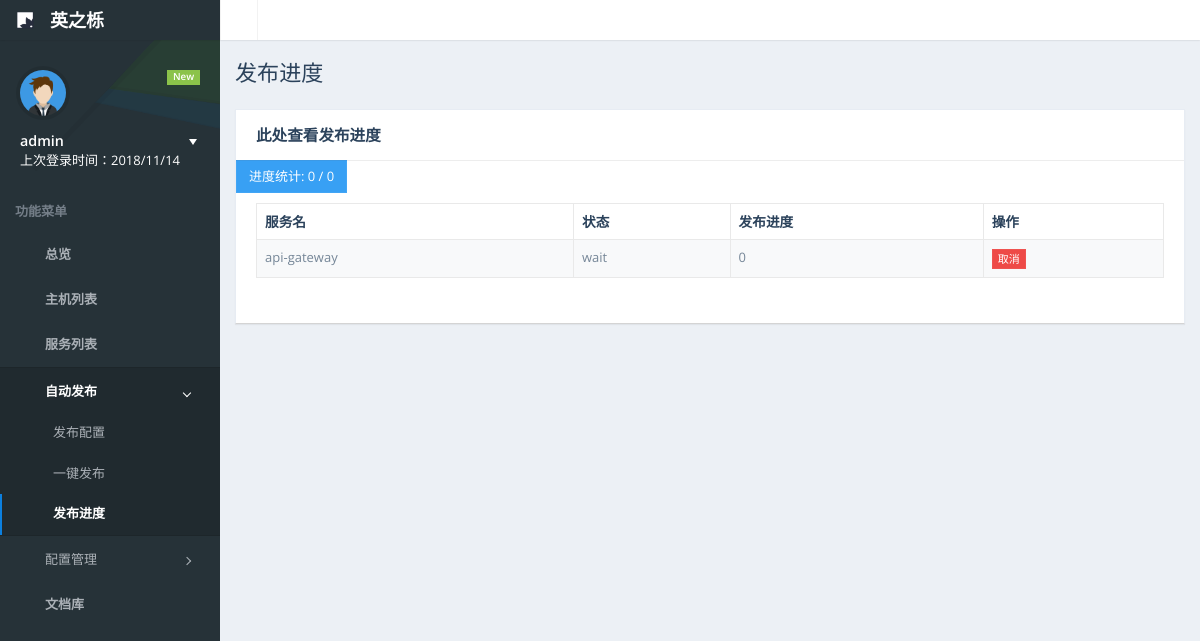
The page /deployprogress/ (signed in) on the database as committed earlier.
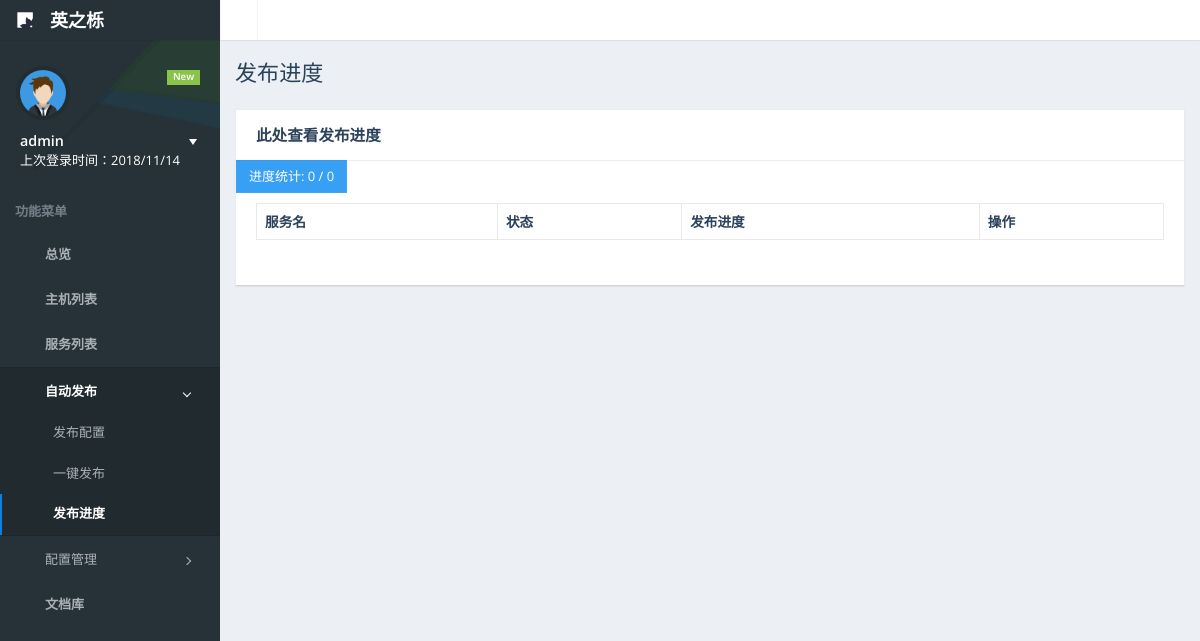
The same page on the database as committed later.
### hostmanager/models.py (models this page shows)
class ServiceDeployList(models.Model):                    # 发布中的服务列表
    status = models.CharField(max_length=64, default='wait')           # 发布状态
    progress = models.IntegerField(default=0)             # 发布进度
    service = models.ForeignKey(ServiceDeployStatus)

### hostmanager/views.py (the view)
# urls.py: url(r'^deployprogress/', views.DP.as_view()),
class DP(views.View):
    @method_decorator(auth_check)
    def get(self, request, *args, **kwargs):
        msg = {}
        user = request.session.get('user', '游客')
        msg.update({'user': user})
        thead_list, quertset, editformobj, addformobj = configanalysis.configanalysis(deployprogress.config)
        return render(request, 'deployprogress.html', {'msg': msg, 'thead_list': thead_list, 'oadd': addformobj, 'oedit': editformobj, 'hg':quertset})

### hostmanager/utils/configanalysis.py (called while the page is built)
def operationbuttonhtml(config, id):
    htmlstring = ''
    for i in config['operation']:
        button_type = i['button_type']
        if button_type == 'delete':
            cssclass = 'btn-danger'
        elif button_type == 'info':
            cssclass = 'btn-danger'
        elif button_type == 'edit':
            cssclass = 'btn-info'
        else: cssclass = 'btn-warning'
        htmlstring += '<a class="btn btn-xs {}" href="#" button_type="{}" uri="{}" rowid="{}">{}</a>'.format(cssclass, button_type, i['uri_prefix'], id, i['name'])
    return htmlstring

### hostmanager/views.py (called while the page is built)
def auth_check(func):
    def inner(request, *args, **kwargs):
        is_auth = request.session.get('is_auth', False)
        if not is_auth:
            request.session['redirect_target'] = request.path
            return redirect("/login")
        else:
            return func(request, *args, **kwargs)
    return inner

### templates/deployprogress.html (shortened to what this page needs)
{% extends "base.html" %}
{% block css_js %}
    <link href="/static/plugins/datatables/media/css/dataTables.bootstrap.css" rel="stylesheet">
	<link href="/static/plugins/datatables/extensions/Responsive/css/dataTables.responsive.css" rel="stylesheet">
    <link href="/static/plugins/chosen/chosen.min.css" rel="stylesheet">
{% endblock %}
{% block active-link-li-4 %}
    class="active-sub active"
{% endblock %}
{% block active-link-li-4-3 %}
    class="active-link"
{% endblock %}
{% block content-container %}
    <div id="page-title">
        <h1 class="page-header text-overflow">发布进度</h1>
    </div>
    <div id="page-content">
        <div class="panel">
            <div class="panel-heading">
                <h3 class="panel-title">此处查看发布进度</h3>
            </div>
            <div id="demo-custom-toolbar2" class="table-toolbar-left">
                <button id="demo-dt-addrow-btn" class="btn btn-primary"> 进度统计: 0 / 0 </button>
            </div>
            <div class="panel-body">
                <table id="demo-dt-addrow" class="table table-striped table-bordered" cellspacing="0" width="100%">
                    <thead>
                        <tr>
                            {% for i in thead_list %}
                                <th>{{ i }}</th>
                            {% endfor %}
                        </tr>
                    </thead>
                    <tbody>
                        {% autoescape off %}
                            {% for row in hg %}
                                <tr>
                                    {% for field in row %}
                                        <td>{{ field }}</td>
                                    {% endfor %}
                                </tr>
                            {% endfor %}
                        {% endautoescape %}
                    </tbody>
                </table>
            </div>
        </div>
    </div>
{% endblock %}

Rows that differ between the two databases and show on the page:
removed ServiceDeployList: row "wait"
Other text that changed with them:
list line gone: "api-gateway 0 取消"
